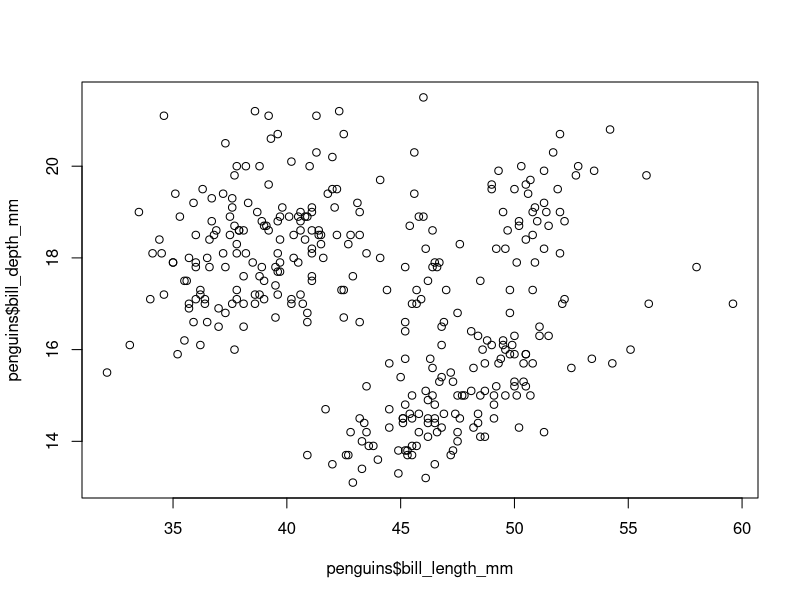
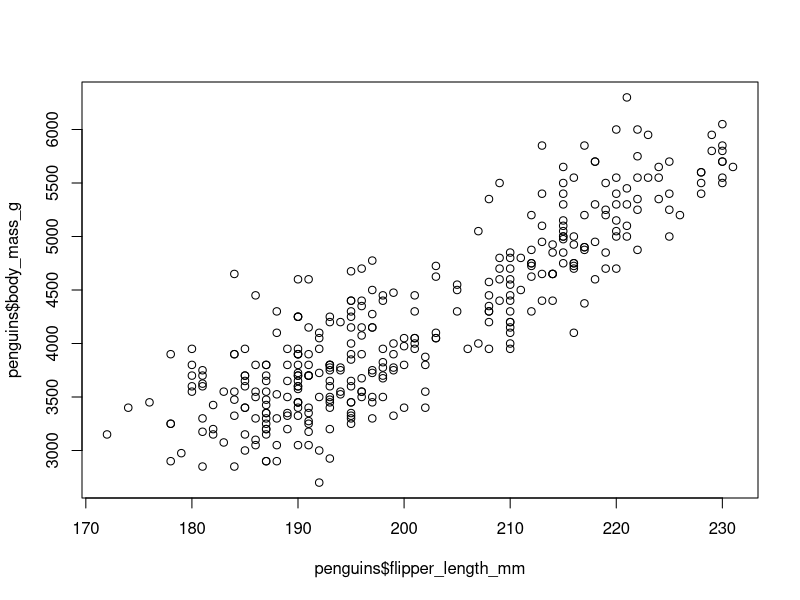
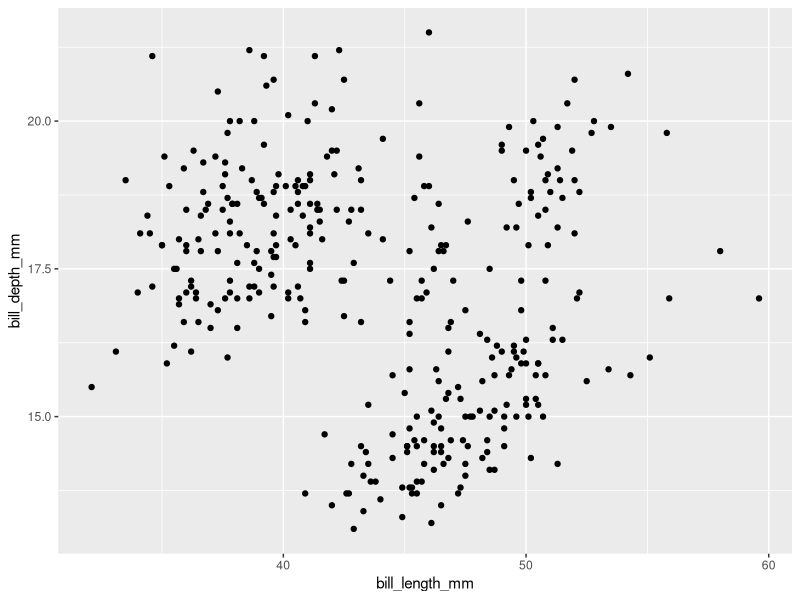
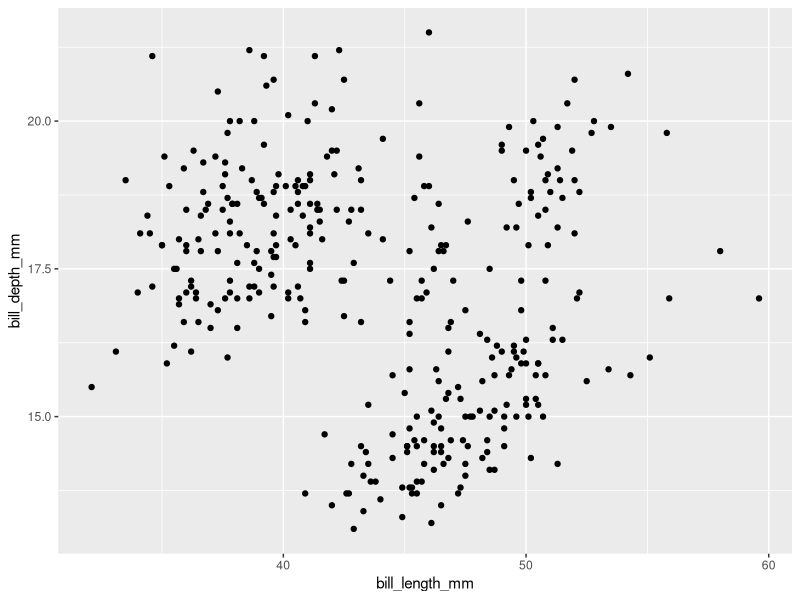
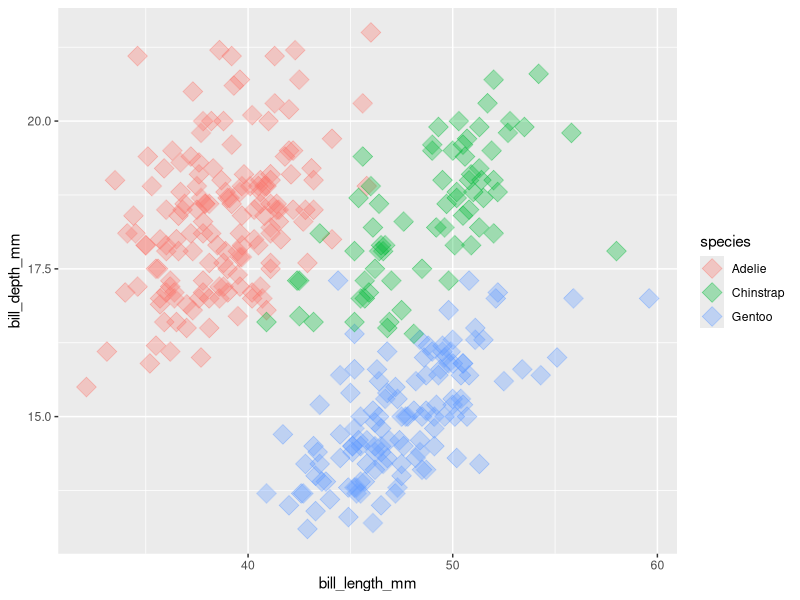
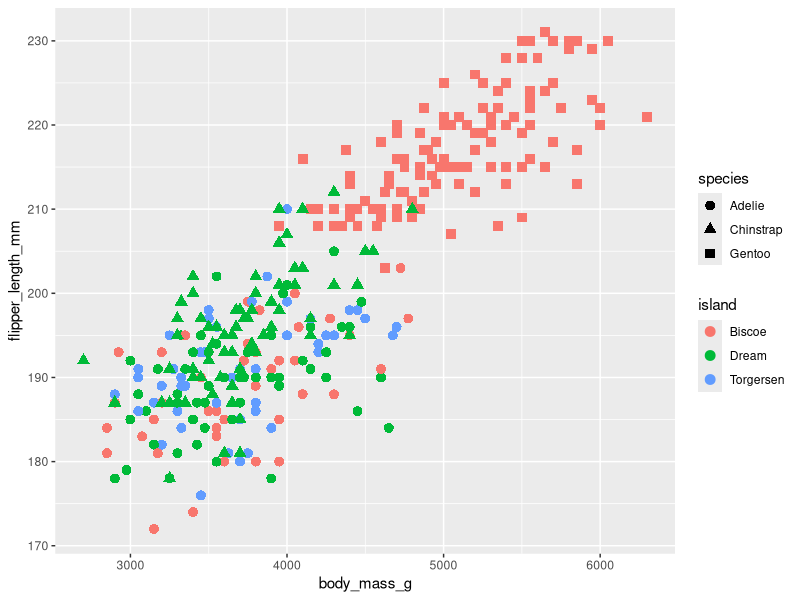
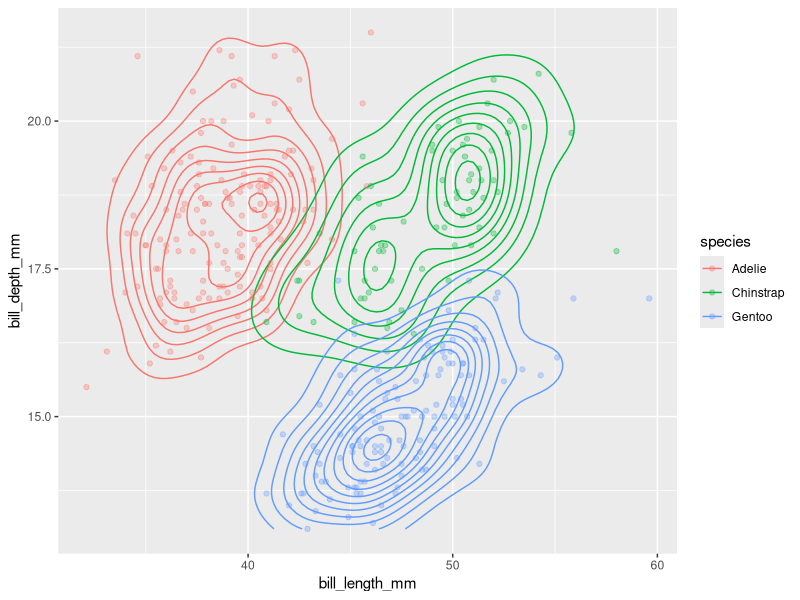

These figures' R source, in order: (Note: this script raises an error after producing the figures.)
## ---- chunk 1
penguins <- read.csv("penguins.csv", row.names = 1)

head(penguins)
## ---- chunk 2
#1. Load in your data and save as a variable. Determine based on YOUR data if you should include headers and row numbers.

#2. How many rows of data to you have?

#3. How many columns of data do you have?

#4. What data types are each of your columns?

#5. What is the mean of your first numeric column?

## ---- chunk 3
unique(penguins$species)
table(penguins$island)

#when using sum() or mean(), set na.rm = TRUE
## ---- chunk 4
# 1. Which species of penguin has the largest average bill length? Which species has the smallest bill depth?
  



## ---- chunk 5
# 2. Make a new data frame including the smallest 10% of flipper lengths and count how many penguins of each species are represented.




## ---- chunk 6
# 3. Is the sampling between islands consistent? How many penguins of each species were sampled from each island?




## ---- chunk 7
# 4. Was the sampling by sex equal each year? How many of the penguins were female each year compared to males?




## ---- chunk 8
plot(penguins$bill_length_mm, penguins$bill_depth_mm)
## ---- chunk 9
# Try making a plot of penguin flipper length vs flipper body mass
plot(penguins$flipper_length_mm, penguins$body_mass_g)
# comparing these two plots, what conclusions would you make? how could these plots be improved?

## ---- chunk 10
# uncomment the line below and install ggplot2 only if you haven't already
#install.packages('ggplot2')

# load the ggplot2 library into the current R session
library(ggplot2)
## ---- chunk 11
ggplot(data = penguins, mapping = aes(x = bill_length_mm, y = bill_depth_mm)) +
  geom_point()
## ---- chunk 12
ggplot() +
  geom_point(data = penguins, mapping = aes(x = bill_length_mm, y = bill_depth_mm))
## ---- chunk 13
ggplot(data = penguins, mapping = aes(x = bill_length_mm, y = bill_depth_mm, color = species, fill = species)) +
  geom_point(alpha = 0.33, shape = 23, size = 5)
## ---- chunk 14
# Based on the code above, make a plot where body mass is on the x axis,
# flipper length is on the y axis, all the points have a red outline, 
#the fill of the points depends on the island, 
# and the shape of the point depends on the species
ggplot(data = penguins, mapping = aes(x=body_mass_g, y=flipper_length_mm, color = island, shape = species)) +
  geom_point(size = 3)
## ---- chunk 15
# note, the first two lines are just our plot from above
ggplot(data = penguins, mapping = aes(x = bill_length_mm, y = bill_depth_mm, color = species)) +
  geom_density2d() +
  geom_point(alpha = 0.33)
## ---- chunk 16
penguin_pairs_1 <- penguins[c(1,2,5,6,155:158,277:280),
                            c('species', 'sex', 'bill_length_mm')]
penguin_pairs_1$breeding_pair <- rep(1:6, each = 2)
head(penguin_pairs_1)

penguin_pairs_2 <-
  pivot_wider(penguin_pairs_1, names_from = 'sex',
              values_from = 'bill_length_mm', names_prefix = 'bill_length_mm_')

print(penguin_pairs_1)
print(penguin_pairs_2)
## ---- chunk 17
ggplot(data = penguin_pairs_1, mapping = aes(x = bill_length_mm, color = species)) +
  geom_density()

ggplot(data = penguin_pairs_2, mapping = aes(x = bill_length_mm_male, y = bill_length_mm_female, color = species)) + 
  geom_point()
## ---- chunk 18
# Try making a scatter plot of two numeric variables from penguins and coloring by a categorical variable.

# What does this show you?

## ---- chunk 19
#1. Check to make sure that your data from before is loaded in as a single csv which contains rows and columns that can be used for analysis

#2. Reformat your data to long form (ie, one row for every observation, columns for every characteristic)

#3. Choose ONE ggplot item to plot:


## ---- chunk 20
basic_penguin_plot <-
  ggplot(data = penguins, aes(x = bill_length_mm, y = bill_depth_mm, color = species)) +
  geom_point()
print(basic_penguin_plot)
# let's add another geom to this plot
penguin_plot_with_contours <-
  basic_penguin_plot + geom_density2d()
print(penguin_plot_with_contours)
## ---- chunk 21
basic_penguin_plot +
  ggtitle('Penguin Bills')
## ---- chunk 22
basic_penguin_plot +
  ggtitle('Penguin Bills') +
  scale_x_continuous(name = 'Bill Length',
                     limits = c(0,60)) +
  scale_y_log10(name = 'Bill Depth',
                breaks = c(15, 18, 21))
## ---- chunk 23
basic_penguin_plot +
  scale_color_manual(values=c("violet", "blue", "gray"),
                     name="Penguin Species",
                     labels=c("Adelie", "Chinstrap", "Gentoo"))
## ---- chunk 24
basic_penguin_plot +
  scale_color_manual(values=c("violet", "blue", "gray"),
                     name="Penguin Species",
                     labels=c("Adelie", "Chinstrap", "Gentoo")) +
  theme(legend.position = 'bottom')
## ---- chunk 25
basic_penguin_plot +
  scale_color_manual(values=c("violet", "blue", "gray"),
                     name="Penguin Species",
                     labels=c("Adelie", "Chinstrap", "Gentoo")) +
  theme(legend.position = 'bottom') +
  theme_bw()
## ---- chunk 26
# Removed alpha for simplicity
# Made contour plot line color black (default is blue)
ggplot(data = penguins) +
  geom_density2d(mapping = aes(x = bill_length_mm, y = bill_depth_mm), color = 'black') +
  geom_point(mapping = aes(x = bill_length_mm, y = bill_depth_mm, color = species))
## ---- chunk 27
# Density plot to see the distribution of bill lengths in our data
ggplot(data = penguins) +
  geom_density(mapping = aes(x = bill_length_mm))
## ---- chunk 28
# Make a density plot that shows both the distribution of bill_length_mm in all
# the data together in one color, and the distribution for each species'
# bill_lengh_mm each in its own color

ggplot(data = penguins, mapping = aes(x = bill_length_mm)) +
  geom_density() +
  geom_density(aes(color = species))

# Bonus: Change the linetype of the species' density plots so that each species
# has the same dashed line, but the line representing results across all the
# data is solid
ggplot(data = penguins, mapping = aes(x = bill_length_mm)) +
  geom_density() +
  geom_density(aes(color = species), linetype = "dashed")
## ---- chunk 29
penguins_nonchinstrap <- subset(penguins, species != 'Chinstrap')
penguin_chinstrap_mass <- subset(penguins, species == 'Chinstrap')[, c('body_mass_g', 'species')]
print(penguins_nonchinstrap)
print(penguin_chinstrap_mass)
## ---- chunk 30
ggplot() +
  geom_boxplot(data = penguins_nonchinstrap, aes(x = species, y = body_mass_g, color = species)) +
  geom_boxplot(data = penguin_chinstrap_mass, aes(x = species, y = body_mass_g, color = species))
## ---- chunk 31
basic_penguin_plot +
  facet_wrap( ~ species)
## ---- chunk 32
install.packages('gifski')
install.packages('gganimate')
library(gganimate)
animated_pegnuin_plot <- basic_penguin_plot + transition_states(species)
# save plot with 3 frames, play at 1 frame per second
anim_save("animated_penguin_plot.gif", animated_penguin_plot, nframes = 4, fps = 1)
# render plot using ![](plot_path) outside of code chunk
